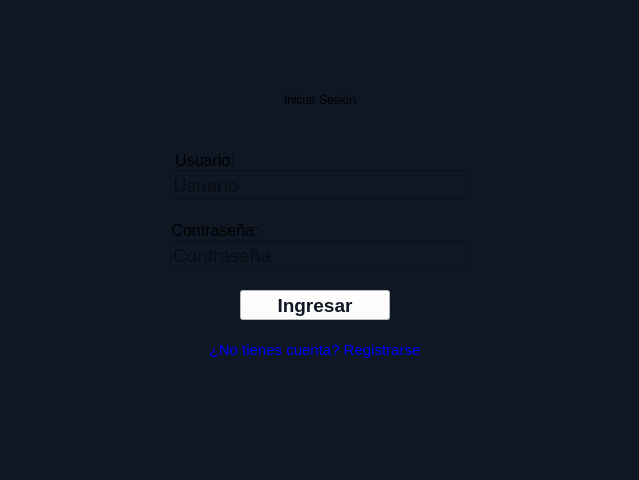
<?xml version="1.0" encoding="UTF-8"?>
<ui version="4.0">
 <class>Login</class>
 <widget class="QMainWindow" name="Login">
  <property name="geometry">
   <rect>
    <x>0</x>
    <y>0</y>
    <width>639</width>
    <height>480</height>
   </rect>
  </property>
  <property name="windowTitle">
   <string>Login</string>
  </property>
  <property name="windowIcon">
   <iconset theme="QIcon::ThemeIcon::HelpAbout"/>
  </property>
  <property name="styleSheet">
   <string notr="true">background-color: rgb(15, 23, 36);</string>
  </property>
  <widget class="QWidget" name="centralwidget">
   <property name="styleSheet">
    <string notr="true"/>
   </property>
   <widget class="QLabel" name="textTitle">
    <property name="geometry">
     <rect>
      <x>200</x>
      <y>60</y>
      <width>240</width>
      <height>80</height>
     </rect>
    </property>
    <property name="maximumSize">
     <size>
      <width>240</width>
      <height>80</height>
     </size>
    </property>
    <property name="styleSheet">
     <string notr="true">font: 700 28pt &quot;Arial&quot;;</string>
    </property>
    <property name="text">
     <string>Iniciar Sesión</string>
    </property>
    <property name="alignment">
     <set>Qt::AlignmentFlag::AlignCenter</set>
    </property>
    <property name="wordWrap">
     <bool>false</bool>
    </property>
   </widget>
   <widget class="QLineEdit" name="inputUser">
    <property name="geometry">
     <rect>
      <x>170</x>
      <y>170</y>
      <width>300</width>
      <height>30</height>
     </rect>
    </property>
    <property name="minimumSize">
     <size>
      <width>300</width>
      <height>30</height>
     </size>
    </property>
    <property name="maximumSize">
     <size>
      <width>300</width>
      <height>30</height>
     </size>
    </property>
    <property name="font">
     <font>
      <family>Arial</family>
      <pointsize>14</pointsize>
     </font>
    </property>
    <property name="maxLength">
     <number>100</number>
    </property>
    <property name="placeholderText">
     <string>Usuario</string>
    </property>
   </widget>
   <widget class="QLineEdit" name="inputPassword">
    <property name="geometry">
     <rect>
      <x>170</x>
      <y>240</y>
      <width>300</width>
      <height>30</height>
     </rect>
    </property>
    <property name="minimumSize">
     <size>
      <width>300</width>
      <height>30</height>
     </size>
    </property>
    <property name="maximumSize">
     <size>
      <width>300</width>
      <height>30</height>
     </size>
    </property>
    <property name="font">
     <font>
      <family>Arial</family>
      <pointsize>14</pointsize>
     </font>
    </property>
    <property name="maxLength">
     <number>100</number>
    </property>
    <property name="echoMode">
     <enum>QLineEdit::EchoMode::Password</enum>
    </property>
    <property name="placeholderText">
     <string>Contraseña</string>
    </property>
   </widget>
   <widget class="QPushButton" name="btnLogin">
    <property name="geometry">
     <rect>
      <x>240</x>
      <y>290</y>
      <width>150</width>
      <height>30</height>
     </rect>
    </property>
    <property name="maximumSize">
     <size>
      <width>150</width>
      <height>30</height>
     </size>
    </property>
    <property name="font">
     <font>
      <family>Arial</family>
      <pointsize>14</pointsize>
      <bold>true</bold>
     </font>
    </property>
    <property name="styleSheet">
     <string notr="true">background-color: rgb(255, 255, 255);
color: rgb(15, 23, 36);</string>
    </property>
    <property name="text">
     <string>Ingresar</string>
    </property>
   </widget>
   <widget class="QLabel" name="textRegister">
    <property name="geometry">
     <rect>
      <x>210</x>
      <y>340</y>
      <width>210</width>
      <height>20</height>
     </rect>
    </property>
    <property name="maximumSize">
     <size>
      <width>210</width>
      <height>20</height>
     </size>
    </property>
    <property name="font">
     <font>
      <family>Arial</family>
      <pointsize>11</pointsize>
     </font>
    </property>
    <property name="cursor">
     <cursorShape>PointingHandCursor</cursorShape>
    </property>
    <property name="styleSheet">
     <string notr="true">color: rgb(0, 0, 255);</string>
    </property>
    <property name="text">
     <string>¿No tienes cuenta? Registrarse</string>
    </property>
    <property name="alignment">
     <set>Qt::AlignmentFlag::AlignCenter</set>
    </property>
   </widget>
   <widget class="QLabel" name="textUser">
    <property name="geometry">
     <rect>
      <x>170</x>
      <y>150</y>
      <width>70</width>
      <height>20</height>
     </rect>
    </property>
    <property name="font">
     <font>
      <family>Arial</family>
      <pointsize>12</pointsize>
     </font>
    </property>
    <property name="text">
     <string>Usuario:</string>
    </property>
    <property name="alignment">
     <set>Qt::AlignmentFlag::AlignCenter</set>
    </property>
   </widget>
   <widget class="QLabel" name="textPassword">
    <property name="geometry">
     <rect>
      <x>170</x>
      <y>220</y>
      <width>90</width>
      <height>20</height>
     </rect>
    </property>
    <property name="font">
     <font>
      <family>Arial</family>
      <pointsize>12</pointsize>
     </font>
    </property>
    <property name="text">
     <string>Contraseña:</string>
    </property>
    <property name="alignment">
     <set>Qt::AlignmentFlag::AlignCenter</set>
    </property>
   </widget>
  </widget>
 </widget>
 <resources/>
 <connections/>
</ui>
